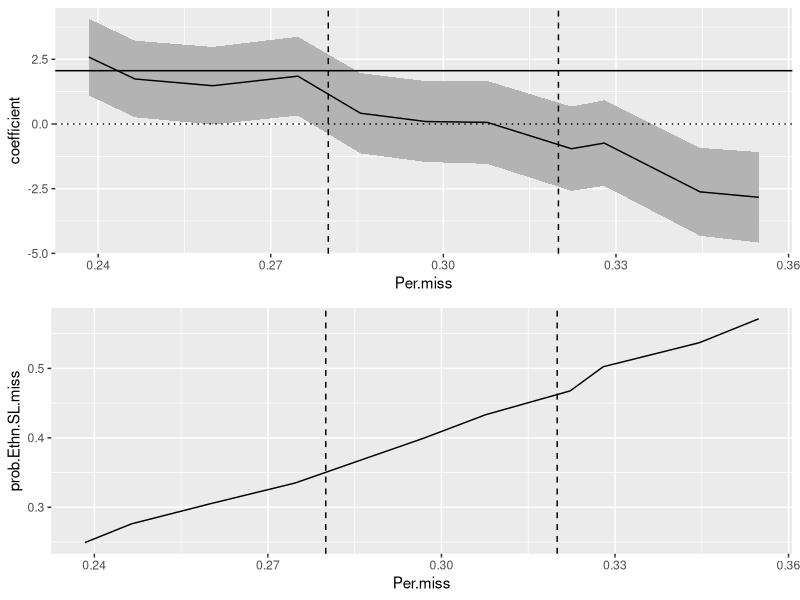

The R source for this figure:
## ---- chunk 1
knitr::opts_chunk$set(echo = TRUE)
library(arm)
library(mice)
library(ggplot2)
library(car)
library(dplyr)
library(forcats)
library(purrr)
library(gridExtra)
setwd("~/Dropbox (LSE Statistics)/Sentencing Disparities/Methods festival")
## ---- chunk 2

ReMF.dat<- read.csv("ReMF_original.csv",header=T,stringsAsFactors = T)

#head(ReMF.dat)

ReMF.dat <- ReMF.dat %>% mutate(Prev_Convictions = 
          fct_relevel(Prev_Convictions, c("None","1 to 3","4 to 9","10 or more")))
#some house-keeping.

#Only those with sentence length available
ReMF.dat <- subset(ReMF.dat,Custody==1)
ReMF.dat <- dplyr::select(ReMF.dat,-c(Custody))

#centre age
ReMF.dat <- ReMF.dat %>%
  mutate(Age_Cont = Age_Cont - mean(Age_Cont))

## ---- chunk 3
Sen_Len.benchmark <- lm(Sentence_Length~.,data=ReMF.dat)

#summary(Sen_Len.benchmark)
## ---- chunk 4
ci.tab<-function(vec,Miss=1,SL=0,Ethn=0,Inter=0){
  #default values are miss=1, outcome=1 is custody, 
  #Cust=Ethn=Inter=0 means there is no parameter for the missingness model
 ret.tab <- c(vec[1]-2*vec[2],vec[1],
      vec[1]+2*vec[2])
 ret.tab <-c(ret.tab,c(Miss, SL, Ethn, Inter))
 ret.tab <- as.data.frame(t(ret.tab))
  colnames(ret.tab) = c("Lower 95% CI", "coefficient","Upper 95% CI",
                        "Missingness","SL","Ethn","Inter")
  ret.tab
}
#Miss=1, no missing
#Miss=2, MCAR
#Miss=3, MAR
#Miss=4, MNAR
## ---- chunk 5
Ethn.SL.benchmark <- summary(Sen_Len.benchmark)$coefficients[4,1:2]
#the 4th row corresponds to ethnicity and the 1,2 columns are the estimate and its sd
Ethn.SL.benchmark.tab <- ci.tab(Ethn.SL.benchmark)
#Ethn.SL.benchmark.tab
## ---- chunk 6
#parameter that governs the percentage of missingness
per.miss <- 0.3

#generate the missing data indicator
MCAR <- rbinom(n=nrow(ReMF.dat),size=1,prob=c(per.miss))
#sum(MCAR)/nrow(ReMF.dat) #can use to check that the % of missing is approximately correct

#now add NAs to create a missingness pattern
MCAR_ReMF.dat <- ReMF.dat %>%
  mutate(Ethnicity=ifelse(MCAR==0,Ethnicity, NA))
## ---- chunk 7
SL.MCAR <- summary(lm(Sentence_Length~.,data=MCAR_ReMF.dat))
Ethn.SL.MCAR <-SL.MCAR$coefficients[4,1:2]

Ethn.SL.MCAR.tab <- ci.tab(Ethn.SL.MCAR, Miss=2)

rbind(Ethn.SL.benchmark.tab,Ethn.SL.MCAR.tab)
## ---- chunk 8
MM.Age_Cont <- -0.02
MM.MF_Remorse <- -0.2

#vector of probabilities that are associated with Age and remorse
pMAR <- invlogit(-0.8 + MM.Age_Cont*ReMF.dat$Age_Cont + MM.MF_Remorse*ReMF.dat$MF_Remorse)

#missing data indicator
MAR <- rbinom(n = nrow(ReMF.dat), size = 1, prob = pMAR)
sum(MAR)/nrow(ReMF.dat) 
#check that this is approx 0.2

MAR_ReMF.dat <- ReMF.dat %>%
  mutate(Ethnicity=ifelse(MAR==0,Ethnicity,NA))
## ---- chunk 9
Sen_Len.MAR <- summary(lm(Sentence_Length~.,data=MAR_ReMF.dat))
Ethn.SL.MAR <- Sen_Len.MAR$coefficients[4,1:2]

Ethn.SL.MAR.tab <- ci.tab(Ethn.SL.MAR, Miss=3)


rbind(Ethn.SL.benchmark.tab,Ethn.SL.MCAR.tab, Ethn.SL.MAR.tab)
## ---- chunk 10
MM.Age_Cont <- -0.01
MM.MF_Remorse <- -0.1
MM.Ethn <- 0.05
MM.SL <- 0.0025
MM.Ethn.SL <- 0.0025
MNAR_intercept <- -1.5

pMNAR <- with(ReMF.dat,
             invlogit(MNAR_intercept + MM.Age_Cont*Age_Cont + MM.MF_Remorse*MF_Remorse +
                   MM.SL*Sentence_Length + MM.Ethn*Ethnicity +
                     MM.Ethn.SL*Ethnicity*Sentence_Length))

#missing data indicator
MNAR <- rbinom(n = nrow(ReMF.dat), size = 1, prob = pMNAR)
sum(MNAR, na.rm=T)/nrow(subset(ReMF.dat))

MNAR_ReMF.dat <- ReMF.dat %>%
  mutate(Ethnicity=ifelse(MNAR==0,Ethnicity,NA))

## ---- chunk 11
Sen_Len.MNAR <- summary(lm(Sentence_Length~.,data=MNAR_ReMF.dat))
Ethn.SL.MNAR <- Sen_Len.MNAR$coefficients[4,1:2]

Ethn.SL.MNAR.tab <- ci.tab(Ethn.SL.MNAR,Miss=4, SL = MM.SL, Ethn = MM.Ethn, Inter = MM.Ethn.SL)

rbind(Ethn.SL.benchmark.tab,Ethn.SL.MCAR.tab, 
      Ethn.SL.MAR.tab,Ethn.SL.MNAR.tab)
## ---- chunk 12

Sen_Len.all.results <- rbind(Ethn.SL.benchmark.tab,Ethn.SL.MCAR.tab,Ethn.SL.MAR.tab,Ethn.SL.MNAR.tab)
rownames(Sen_Len.all.results) <- c("True","MCAR","MAR","MNAR")
Sen_Len.all.results

## ---- chunk 13
MM.Ethn.SL.Vec <- seq(0.00,0.01,by=0.001)

#to store the percentage missing so this remains "plausible"
store.per.miss <- rep(NA, length(MM.Ethn.SL.Vec))

#to store the estimate of ethnicity
store.coeff.ethn <- c()

for(i in 1:length(MM.Ethn.SL.Vec)){
MM.Ethn.SL <- MM.Ethn.SL.Vec[i]
pMNAR <- with(ReMF.dat,
             invlogit(MNAR_intercept + MM.Age_Cont*Age_Cont + MM.MF_Remorse*MF_Remorse +
                   MM.SL*Sentence_Length + MM.Ethn*Ethnicity +
                     MM.Ethn.SL*Ethnicity*Sentence_Length))

#missing data indicator
MNAR <- rbinom(n = nrow(ReMF.dat), size = 1, prob = pMNAR)
store.per.miss[i]<-sum(MNAR, na.rm=T)/nrow(subset(ReMF.dat))

MNAR_ReMF.dat <- ReMF.dat %>%
  mutate(Ethnicity=ifelse(MNAR==0,Ethnicity,NA))

Sen_Len.MNAR <- summary(lm(Sentence_Length~.,data=MNAR_ReMF.dat))
Ethn.SL.MNAR <- Sen_Len.MNAR$coefficients[4,1:2]

store.coeff.ethn <- rbind(store.coeff.ethn,ci.tab(Ethn.SL.MNAR, Miss=4,
SL = MM.SL, Ethn = MM.Ethn, Inter = MM.Ethn.SL))

}
## ---- chunk 14
Quartiles.SL <- with(ReMF.dat, quantile(Sentence_Length)[2:4]) #25th, median and 75%

plot.coeff.miss <- ggplot(data=data.frame(Per.miss=store.per.miss,store.coeff.ethn),
                          aes(x=Per.miss)) +
                  geom_ribbon(aes(ymin=Lower.95..CI,
                                  ymax=Upper.95..CI), fill = "grey70")+
  geom_line(aes(y=coefficient)) +
  geom_hline(yintercept=Ethn.SL.benchmark.tab$coefficient) +
  geom_hline(yintercept=0, linetype="dotted") + 
  geom_vline(xintercept=c(0.28,0.32),linetype="dashed")
  

prob.Ethn.SL.miss = with(store.coeff.ethn,
                      invlogit(MNAR_intercept+MM.SL*Quartiles.SL[2]+
                                 MM.Ethn+Inter*Quartiles.SL[2])) 


plot.per.miss <- ggplot(data=data.frame(prob.Ethn.SL.miss=prob.Ethn.SL.miss,
                                        Per.miss=store.per.miss),
                        aes(y=prob.Ethn.SL.miss,x=Per.miss))+geom_line() +
                        geom_vline(xintercept=c(0.28,0.32),linetype="dashed")

grid.arrange(plot.coeff.miss, plot.per.miss, nrow = 2)
